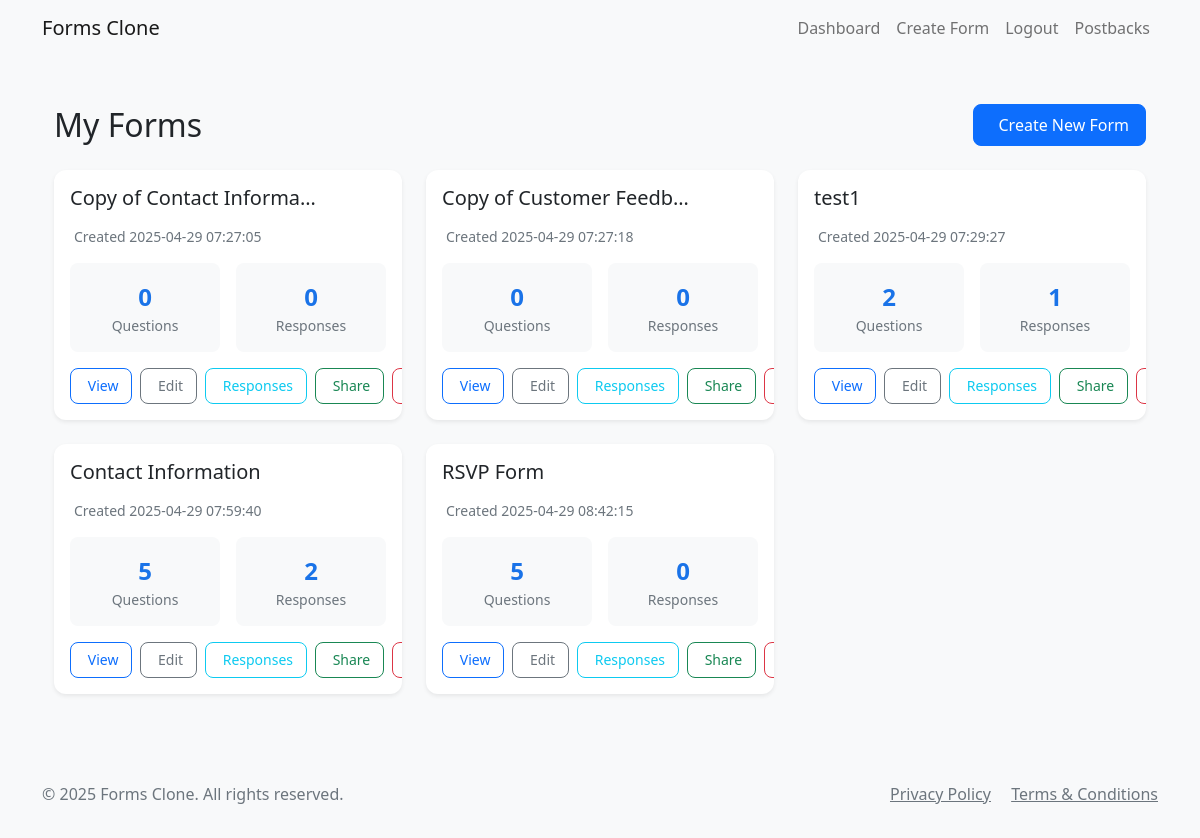
Before: /dashboard (signed in) with the older database file.
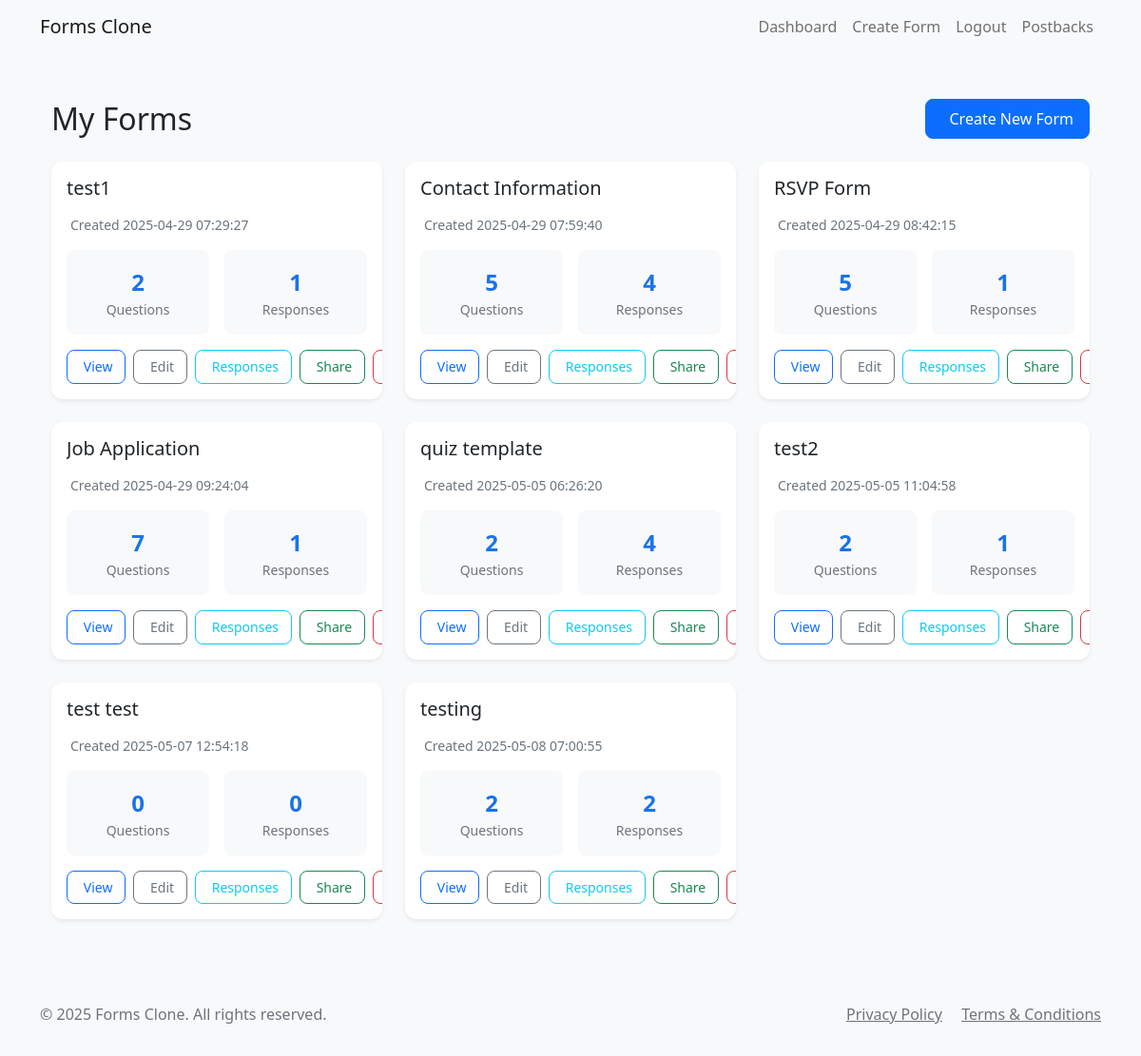
After: the same page with the newer database file.
### app.py (models this page shows)
class Form(db.Model):
    id = db.Column(db.Integer, primary_key=True)
    title = db.Column(db.String(200), nullable=False)
    description = db.Column(db.Text)
    created_at = db.Column(db.DateTime, default=datetime.utcnow)
    user_id = db.Column(db.Integer, db.ForeignKey('user.id', name='fk_form_user'), nullable=False)
    company_id = db.Column(db.Integer, db.ForeignKey('company.id', name='fk_form_company'), nullable=True)
    questions = db.relationship('Question', backref='form', lazy=True, cascade='all, delete-orphan')
    responses = db.relationship('Response', backref='form', lazy=True, cascade='all, delete-orphan')
    is_closed = db.Column(db.Boolean, default=False)  # New field to track if the form is closed/expired
    requires_consent = db.Column(db.Boolean, default=True)  # Require privacy policy and terms consent
    is_quiz = db.Column(db.Boolean, default=False)  # Is this form a quiz?
    passing_score = db.Column(db.Integer, default=0)  # Passing score percentage
    show_score = db.Column(db.Boolean, default=True)  # Whether to show score to respondents

### app.py (the view)
@app.route('/dashboard')
@login_required
def dashboard():
    try:
        forms = Form.query.filter_by(user_id=current_user.id).all()
        predefined_templates = FormTemplate.query.filter_by(is_public=True).all()
        user_templates = []
        if hasattr(current_user, 'templates'):
            user_templates = current_user.templates
        all_templates = list(user_templates) + list(predefined_templates)
        print(f"Forms: {len(forms)}, Templates: {len(all_templates)}")
        return render_template('dashboard.html', forms=forms, templates=all_templates)
    except Exception as e:
        print(f"Error in dashboard route: {str(e)}")
        return render_template('dashboard.html', forms=[], templates=[])

### app.py (called while the page is built)
@app.context_processor
def inject_now():
    return {'now': datetime.now()}

@app.context_processor
def inject_csrf_token():
    return {'csrf_token': 'dummy_token'}

def datetime_filter(date):
    if date:
        return date.strftime('%Y-%m-%d %H:%M:%S')
    return ''

@login_manager.user_loader
def load_user(user_id):
    return User.query.get(int(user_id))

### templates/dashboard.html (shortened to what this page needs)
{% extends "base.html" %}
{% block content %}
<div class="container py-4">
    <div class="d-flex justify-content-between align-items-center mb-4">
        <h1 class="h2 mb-0">My Forms</h1>
        <a href="{{ url_for('create_form') }}" class="btn btn-primary">
            Create New Form
        </a>
    </div>
    {% if forms %}
    <div class="row g-4">
        {% for form in forms %}
        <div class="col-md-6 col-lg-4">
            <div class="card h-100 shadow-sm hover-shadow">
                <div class="card-body">
                    <div class="d-flex justify-content-between align-items-start mb-3">
                        <h5 class="card-title mb-0 text-truncate" style="max-width: 80%;">{{ form.title }}</h5>
                        <div class="dropdown">
                            <button class="btn btn-link text-muted p-0" type="button" data-bs-toggle="dropdown"
                                    aria-label="Form options" title="Form options">
                            </button>
                        </div>
                    </div>
                    <p class="card-text text-muted small mb-3">
                        Created {{ form.created_at|datetime }}
                    </p>
                    <div class="response-stats mb-3">
                        <div class="stat-card">
                            <div class="stat-value">{{ form.questions|length }}</div>
                            <div class="stat-label">Questions</div>
                        </div>
                        <div class="stat-card">
                            <div class="stat-value">{{ form.responses|length }}</div>
                            <div class="stat-label">Responses</div>
                        </div>
                    </div>
                    <div class="card-actions">
                        <div class="d-flex gap-2">
                            <a href="{{ url_for('view_form', form_id=form.id) }}" class="btn btn-sm btn-outline-primary" title="View Form">
                                View
                            </a>
                            <a href="{{ url_for('edit_form', form_id=form.id) }}" class="btn btn-sm btn-outline-secondary" title="Edit Form">
                                Edit
                            </a>
                            <a href="{{ url_for('view_responses', form_id=form.id) }}" class="btn btn-sm btn-outline-info" title="View Responses">
                                Responses
                            </a>
                            <button type="button" class="btn btn-sm btn-outline-success" title="Share Form"
                                    data-bs-toggle="modal" data-bs-target="#shareModal{{ form.id }}">
                                Share
                            </button>
                            <button type="button" class="btn btn-sm btn-outline-danger" title="Delete Form"
                                    data-bs-toggle="modal" data-bs-target="#deleteModal{{ form.id }}">
                            </button>
                        </div>
                    </div>
                </div>
            </div>
        </div>
        {% endfor %}
    </div>
    {% endif %}
</div>
{% endblock %}

### templates/base.html (shortened to what this page needs)
<!DOCTYPE html>
<html lang="en">
<head>
    <link href="https://cdn.jsdelivr.net/npm/bootstrap@5.1.3/dist/css/bootstrap.min.css" rel="stylesheet">
    <link rel="stylesheet" href="{{ url_for('static', filename='css/style.css') }}">
</head>
<body>
    <nav class="navbar navbar-expand-lg navbar-light bg-light">
        <div class="container">
            <a class="navbar-brand" href="{{ url_for('index') }}">Forms Clone</a>
            <div class="collapse navbar-collapse" id="navbarNav">
                <ul class="navbar-nav ms-auto">
                    {% if current_user.is_authenticated %}
                        <li class="nav-item">
                            <a class="nav-link" href="{{ url_for('dashboard') }}">Dashboard</a>
                        </li>
                        <li class="nav-item">
                            <a class="nav-link" href="{{ url_for('create_form') }}">Create Form</a>
                        </li>
                        <li class="nav-item">
                            <a class="nav-link" href="{{ url_for('logout') }}">Logout</a>
                        </li>
                        <li class="nav-item">
                            <a class="nav-link" href="{{ url_for('postback_dashboard') }}">Postbacks</a>
                        </li>
                    {% endif %}
                </ul>
            </div>
        </div>
    </nav>
    <div class="container mt-4">
        {% block content %}{% endblock %}
    </div>
    <footer class="footer mt-5 py-3 bg-light">
        <div class="container">
            <div class="row">
                <div class="col-md-6">
                    <p class="text-muted">&copy; {{ moment().format('YYYY') }} Forms Clone. All rights reserved.</p>
                </div>
                <div class="col-md-6 text-end">
                    <a href="{{ url_for('privacy_policy') }}" class="text-muted me-3">Privacy Policy</a>
                    <a href="{{ url_for('terms_and_conditions') }}" class="text-muted">Terms & Conditions</a>
                </div>
            </div>
        </div>
    </footer>
</body>
</html>

### static/css/style.css (style rules this page uses)
body { background-color: #f8f9fa; }
.card { box-shadow: 0 2px 4px rgba(0, 0, 0, 0.1); border: none; }
.card-title { margin-bottom: 0.5rem; font-weight: 500; }

### templates/dashboard.html (style rules this page uses)
.hover-shadow { transition: all 0.3s ease; }
.card { border: none; border-radius: 12px; overflow: hidden; }
.btn { border-radius: 8px; padding: 0.5rem 1rem; }
.btn-sm { padding: 0.4rem 0.8rem; }
.response-stats { display: grid; grid-template-columns: repeat(auto-fit, minmax(120px, 1fr)); gap: 1rem; margin-bottom: 1rem; }
.stat-card { background: #f8f9fa; padding: 1rem; border-radius: 8px; text-align: center; }
.stat-value { font-size: 1.5rem; font-weight: 600; color: #1a73e8; }
.stat-label { font-size: 0.875rem; color: #6c757d; }

Changed rows visible on the page:
removed Form: title "Copy of Contact Informa…", created_at "2025-04-29 07:27:05", questions|length "0", responses|length "0"
removed Form: title "Copy of Customer Feedb…", created_at "2025-04-29 07:27:18", questions|length "0", responses|length "0"
computed for Form "Contact Information": responses|length "2" → "4"
changed Form "RSVP Form": responses|length "0" → "1"
added Form: title "Job Application", created_at "2025-04-29 09:24:04", questions|length "7", responses|length "1"
added Form: title "quiz template", created_at "2025-05-05 06:26:20", questions|length "2", responses|length "4"
added Form: title "test2", created_at "2025-05-05 11:04:58", questions|length "2", responses|length "1"
added Form: title "test test", created_at "2025-05-07 12:54:18", questions|length "0", responses|length "0"
added Form: title "testing", created_at "2025-05-08 07:00:55", questions|length "2", responses|length "2"
